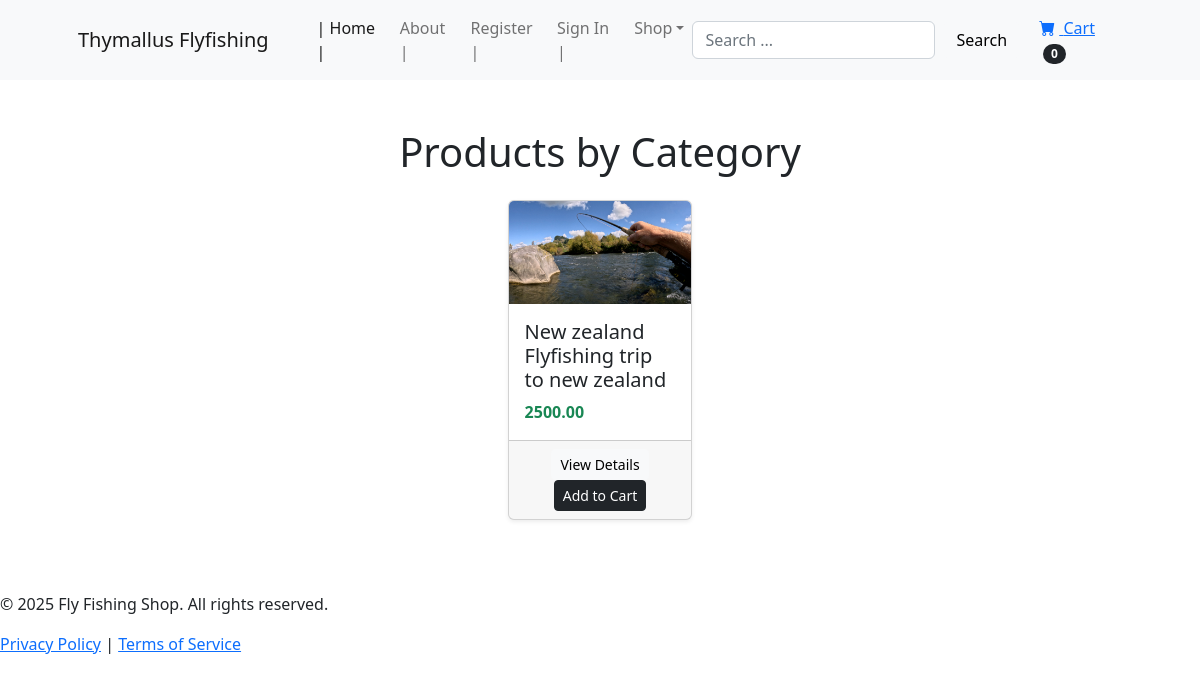
/category/5/, run on an earlier commit of the app's database.
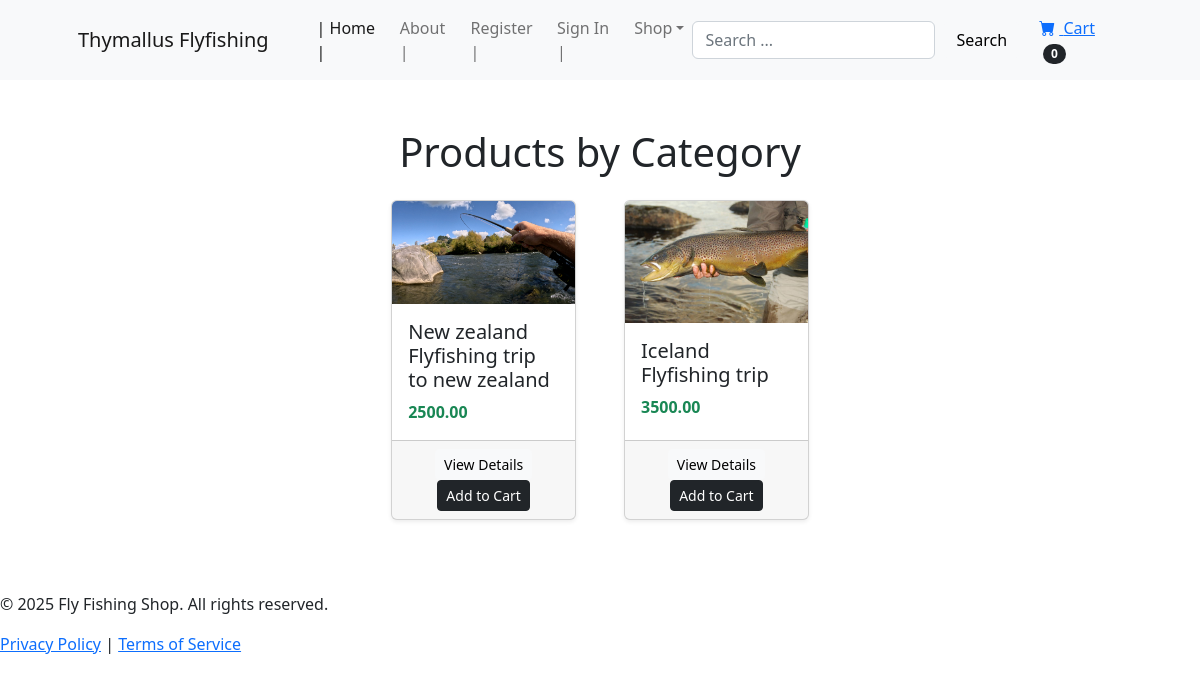
And on a later commit of the database.
### product/models.py (models this page shows, shortened)
class Product(models.Model):
    category = models.ForeignKey(Category, on_delete=models.CASCADE, related_name='products')
    brand = models.CharField(max_length=255)
    model = models.CharField(max_length=255)
    price = MoneyField(max_digits=14, decimal_places=2, default_currency='EUR')
    image = models.ImageField(upload_to='images/product/', blank=True, null=True)
    description = models.TextField()

### product/views.py (the view)
def category_rods(request, category_id):
    category = get_object_or_404(Category, id=category_id)
    products = Product.objects.filter(category=category)
    context = {'category': category, 'products': products}
    return render(request, 'product/category_search.html', context)

### cart/cart.py (called while the page is built)
    def __len__(self):
        return len(self.cart)

### cart/context_processors.py (called while the page is built)
def cart(request):
    return {'cart': Cart(request)}

### product/Templates/product/category_search.html (shortened to what this page needs)
{% extends 'user_auth/base.html' %}
{% block content %}
<div class="container my-5">
    <h1 class="text-center mb-4">Products by Category</h1>
    <div class="row gx-4 gx-lg-5 row-cols-2 row-cols-md-5 row-cols-xl-5 justify-content-center">
        {% for product in products %}
            <div class="col-md-4 mb-4">
                <div class="card h-100 shadow-sm">
                    {% if product.image %}
                        <img src="{{ product.image.url }}" class="card-img-top" alt="{{ product.model }}" style="max-height: 200px; object-fit: cover;">
                    {% else %}
                        <img src="https://via.placeholder.com/200" class="card-img-top" alt="No image" style="max-height: 200px; object-fit: cover;">
                    {% endif %}
                    <div class="card-body">
                        <h5 class="card-title">{{ product.brand }} {{ product.model }}</h5>
                        <p class="card-text fw-bold text-success">{{ product.price }}</p>
                    </div>
                    <div class="card-footer text-center">
                        <a href="{% url 'product-details' product.id %}" class="btn btn-light btn-sm">View Details</a>
                        <button type="button" value="{{ product.id }}" class="btn btn-dark btn-sm add-cart">Add to Cart</button>
                    </div>
                </div>
            </div>
        {% empty %}
            <div class="col-12 text-center">
                <p class="text-muted">No products available in this category.</p>
            </div>
        {% endfor %}
    </div>
</div>
{% endblock %}

What changed in the data, as far as the page shows it:
added Product: image (picture), brand "Iceland", model "Flyfishing trip", price "3500.00", {{ product.id }} 20 (drawn)
